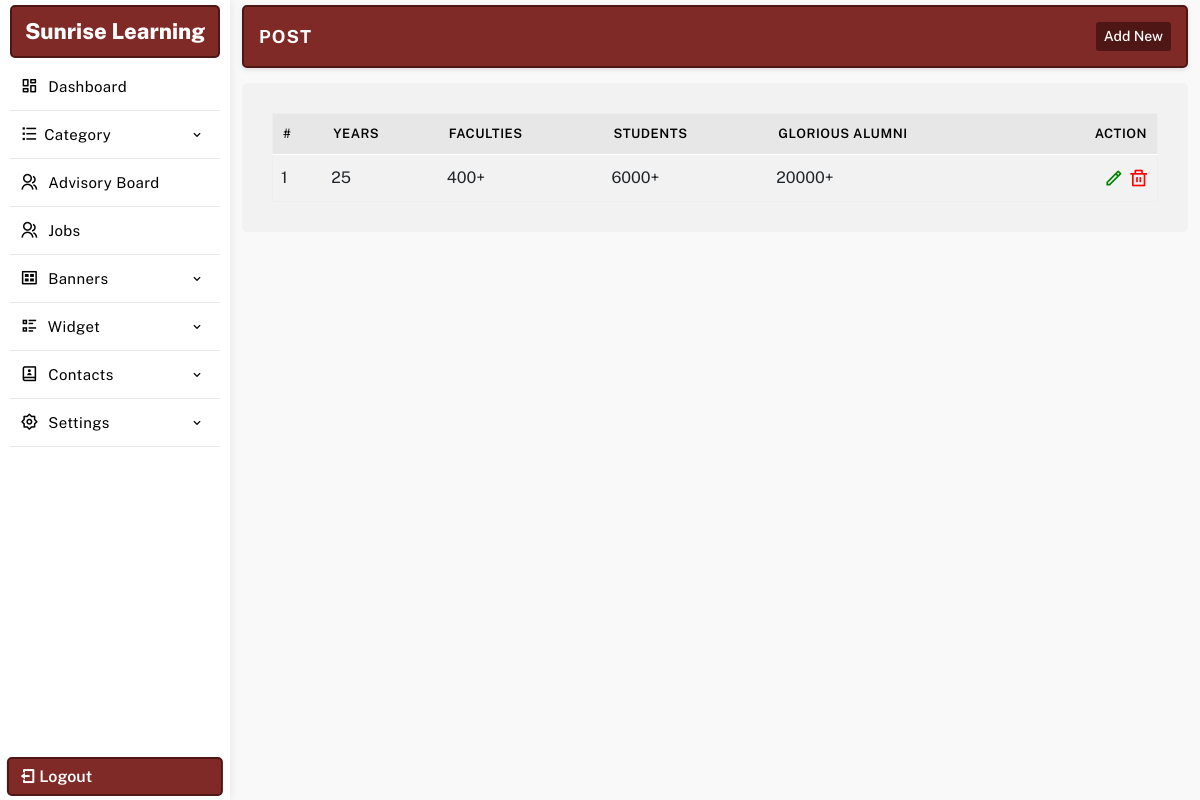
Screenshot of /manager/post.php (signed in) with the database file from the repository.
### tables this page shows
CREATE TABLE `settings` (
  `id` int(11) NOT NULL,
  `web_name` varchar(255) NOT NULL,
  `email_id` varchar(255) NOT NULL,
  `alternate_email_id` varchar(255) NOT NULL,
  `contact_no` varchar(255) NOT NULL,
  `alternate_no` varchar(255) NOT NULL,
  `whatsapp_no` varchar(255) NOT NULL,
  `address` text NOT NULL,
  `youtubelink` varchar(255) NOT NULL,
  `map_iframe` longtext NOT NULL,
  `facebook` varchar(255) NOT NULL,
  `youtube` varchar(255) NOT NULL,
  `instagram` varchar(255) NOT NULL,
  `twitter` varchar(255) NOT NULL,
  `linkedin` varchar(255) NOT NULL,
  `logo` varchar(255) NOT NULL,
  `meta_title` varchar(255) NOT NULL,
  `meta_keywords` varchar(255) NOT NULL,
  `meta_desc` text NOT NULL,
  `smart_classroom_desc` text DEFAULT NULL,
  `smart_classroom_text` varchar(255) DEFAULT '1st Smart Classroom',
  `brochure_file` varchar(500) DEFAULT '',
  `footerdesc` text NOT NULL,
  `googletag` text NOT NULL,
  `headercenterline` varchar(255) NOT NULL
);

CREATE TABLE `post` (
  `id` int(11) NOT NULL,
  `years` varchar(255) NOT NULL,
  `faculties` varchar(255) NOT NULL,
  `students` varchar(255) NOT NULL,
  `alumni` varchar(255) NOT NULL
);

### manager/database/db.php (called while the page is built, shortened)
<?php session_start();
$con = mysqli_connect( DB_HOST, DB_USER, DB_PASSWORD, DB_NAME);
$sqlsetting = mysqli_query($con,"SELECT * FROM `settings`");
$rwlinks = mysqli_fetch_array($sqlsetting);
$websitename = $rwlinks['web_name'];
?>

### manager/config.php (called while the page is built)
<?php include 'database/db.php'; ?>

### manager/post.php (the view, shortened to what this page needs)
<?php include 'config.php';
$title = 'Post';
	include 'include/header.php';
	include 'include/sidebar.php';
 ?>
<section class="main-dashboard">
<div class="container-fluid">
<div class="row">
<div class="col-md-12">
	<div class="page-title">
		<div class="title">
			<h3><?=$title;?></h3>
		</div>
		<div class="createbtn">
			<a href="createpost.php"> Add New</a>
		</div>
	</div>
</div>
<div class="col-md-12">
	<div class="page-content">
		<table class="table table-hover" id="myTable">
			<thead>
				<tr>
					<th>#</th>
					<th>Years</th>
					<th>Faculties</th>
					<th>Students</th>
					<th>Glorious Alumni</th>
					<th class="text-end">Action</th>
				</tr>
			</thead>
			<tbody>
<?php $sqlshow  = mysqli_query($con, "SELECT * FROM `post`");
if(mysqli_num_rows($sqlshow)){
$serial = 1;
while($rwshow = mysqli_fetch_assoc($sqlshow )){
$id = $rwshow['id'];
?>
				<tr id='remove<?php echo $id; ?>'>
					<td><?php echo $serial; ?></td>
					<td><?=$rwshow['years'];?></td>
					<td><?=$rwshow['faculties'];?></td>
					<td><?=$rwshow['students'];?></td>
					<td><?=$rwshow['alumni'];?></td>
					<td class="text-end">
						<a href="updatepost.php?id=<?=$id;?>" class="editbtn ri-pencil-line" ></a>
						<a href="javascript:" ide="<?=$id;?>" class='delbtn ri-delete-bin-line' ></a>
					</td>
				</tr>
		<?php $serial++; }} ?>
			</tbody>
		</table>
	</div>
</div>
</div>
</div>
</section>
<?php
	include "include/footer.php";
?>

### manager/include/sidebar.php (shortened to what this page needs)
<aside class="sidebar-menu-dashboard">
<div class="logo-n-toggle">
	<a href="dashboard.php"><?=$websitename;?></a>
</div>
<nav class="menu">
<ul class="aside-menu">
<li class="menu-item ">
	<a href="dashboard.php" class="menu-link">
	<span class="link-text"><i class="ri-dashboard-line"></i> Dashboard</span>
	</a>
</li>
<li class="menu-item has-submenu">
	<a href="javascript:" class="menu-link" id="parent-menu">
	<span class="link-text"><i class="ri-list-check"></i>Category</span>
	<i class='bx bx-chevron-down'></i>
	</a>
</li>
<li class="menu-item ">
	<a href="advisoryboard.php" class="menu-link">
	<span class="link-text"><i class="ri-group-line"></i> Advisory Board</span>
	</a>
</li>
<li class="menu-item ">
	<a href="jobs.php" class="menu-link">
	<span class="link-text"><i class="ri-group-line"></i> Jobs</span>
	</a>
</li>
<li class="menu-item has-submenu">
<a href="javascript:" class="menu-link orders" id="parent-menu">
<span class="link-text"><i class="ri-gallery-view"></i> Banners</span>
<i class='bx bx-chevron-down'></i>
</a>
</li>
<li class="menu-item has-submenu">
<a href="javascript:" class="menu-link" id="parent-menu">
<div>
<span class="link-text"><i class="ri-list-check-2"></i> Widget</span>
</div>
<i class='bx bx-chevron-down'></i>
</a>
</li>
<li class="menu-item has-submenu">
<a href="javascript:" class="menu-link orders" id="parent-menu">
<div>
<span class="link-text"><i class="ri-contacts-book-2-line"></i> Contacts</span>
</div>
<i class='bx bx-chevron-down'></i>
</a>
</li>
<li class="menu-item has-submenu">
<a href="javascript:" class="menu-link orders" id="parent-menu">
<div>
<span class="link-text"><i class="ri-settings-2-line"></i> Settings</span>
</div>
<i class='bx bx-chevron-down'></i>
</a>
</li>
</ul>
</nav>
<a href="logout.php" class="logout-fixed"><i class="ri-logout-box-line"></i> Logout</a>
</aside>

### manager/css/style.css (style rules this page uses)
* { margin: 0; padding: 0; box-sizing: border-box; font-family: "Public Sans", sans-serif; }
:root { --text1-color: #a7a7a7; --primary-color: #7F2A26; --secondary-color: #4e1715; }
table { margin: 0 !important;border: 1px solid #eee !important; }
table thead { background: #e7e7e7;border-bottom: 1px solid #fff;color: #fff; }
table thead tr th { font-weight: 600 !important;font-size: 13px;border-bottom: 0 !important;padding: 10px !important;color: #000;text-transform: uppercase;letter-spacing: .5px; }
tr td { vertical-align: middle; }
p,h1,h2,h3,h4,h5,h6 { margin: 0; }
a { text-decoration: none; color: #000; }
ul { list-style: none; padding: 0; margin: 0; }
.addimage, .editbtn,.delbtn { font-size: 20px; }
.editbtn { color: green; }
.delbtn { color: red; }
aside { width: 230px; height: 100vh; transition: all .4s linear; float: left; box-shadow: 1px 0 10px rgb(0 0 0 / 8%); position: relative; padding: 5px 10px; }
.logo-n-toggle { display: flex; justify-content: center; align-items: center; padding: 8px 10px; border: 2px solid var(--secondary-color); border-radius: 5px; background: var(--primary-color); }
.logo-n-toggle a { display: block; transition: display .4s linear; color: #fff; text-align: center; font-weight: 800; font-size: 22px; }
.logo-n-toggle a:before, .logo-n-toggle a:after { width: 12px; height: 12px; display: inline-block; border: 4px solid var(--primary-color); border-radius: 50%; margin: 0 5px; }
.logout-fixed { position: absolute; bottom: 4px; left: 50%; padding: 5px 10px; width: 94%; color: #fff; margin: auto; transform: translateX(-50%); border-radius: 5px; border: 2px solid var(--secondary-color); font-weight: 600; background: var(--primary-color); transition: .3s linear; }
.page-title { padding: 15px; border-radius: 5px; border: 2px solid var(--secondary-color); display: flex; align-items: center; justify-content: space-between; margin-bottom: 15px; box-shadow: 0 .125rem .25rem rgba(165,163,174,.3); background: #fff; background: var(--primary-color); }
.page-title .title h3 { font-size: 18px; color: #fff; text-transform: uppercase; font-weight: 700; letter-spacing: 1px; }
.page-title .createbtn { display: flex; align-items: center; gap: 10px; }
.page-title .createbtn a { font-size: 14px; display: flex; align-items: center; justify-content: center; border-radius: 3px; padding: 4px 8px; font-weight: 500; background: var(--secondary-color); color: #fff; transition: .3s ease; }
.page-content { background: #fff;padding: 30px;border-radius: 5px;background: #f2f2f2; }
aside .menu { height: 88%; overflow: auto; padding: 5px 0; }
.aside-menu .menu-item { transition: all .2s linear; position: relative; }
.aside-menu .menu-item > .menu-link { text-decoration: none; display: block; padding: 10px 10px; display: flex; justify-content: space-between; align-items: center; white-space: nowrap; border-bottom: 1px solid #e9e9e9; }
.aside-menu .menu-item > .menu-link i { color: #000; font-size: 18px; margin-right: 5px; display: inline-block; }
.aside-menu .menu-item > .menu-link .bx-chevron-down, .aside-menu .menu-item > .menu-link .link-text { transition: all .2s linear; color: #000; font-size: 15px; letter-spacing: 0.4px; font-weight: 400; }
.aside-menu .menu-item > .menu-link span::after { content: ""; font-family: FontAwesome; }
section.main-dashboard { float: left; width: calc(100% - 230px); transition: all .4s linear; overflow: auto; height: 100vh; padding: 5px 0; background: #f9f9f9; }

### rows the page displays
settings: web_name "Sunrise Learning"
post: years "25", faculties "400+", students "6000+", alumni "20000+"

### other values shown
$title "POST"
